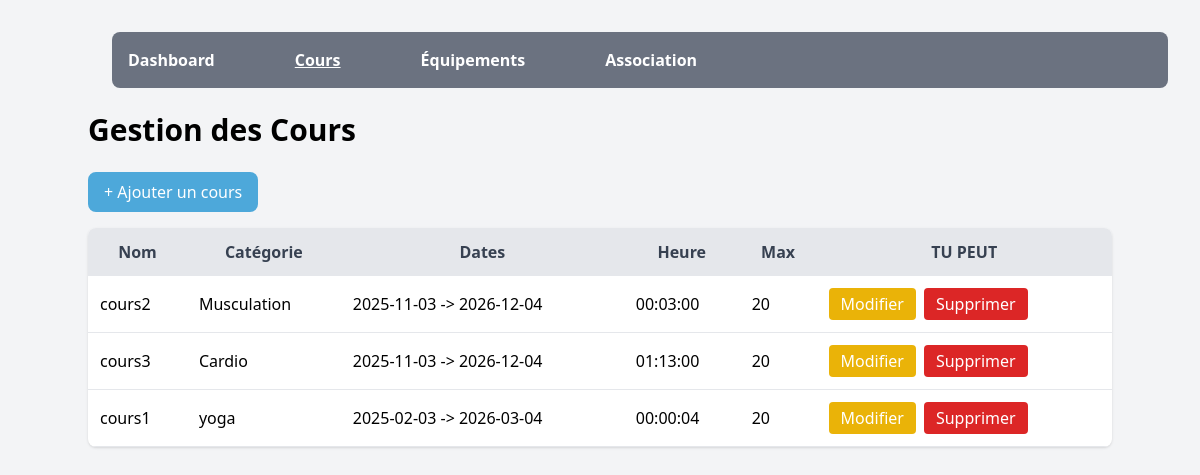
Page /cours.php (signed in) on the committed database.
### tables this page shows
create table cours(
    courId int auto_increment primary key,
    nom varchar(50) not null,
    categorie varchar(60) not null,
    dateDebut date not null,
    dateFin date not null ,
    heure time not null,
    nbmax int not null
);

### cours.php (the view, shortened to what this page needs)
<?php
require_once "connex.php";
$cours = $pdo->query("SELECT * FROM cours ORDER BY dateDebut DESC")->fetchAll(PDO::FETCH_ASSOC);
?>
<!DOCTYPE html>
<html lang="fr">
<head>
  <script src="https://cdn.tailwindcss.com"></script>
</head>
<body class="bg-gray-100 p-8">
    <nav class="bg-gray-500 text-white p-4 ml-20 rounded-lg mb-6">
    <ul class="flex gap-20 font-semibold">
        <li><a href="dashbord.php" class="hover:text-[#4DA8DA]">Dashboard</a></li>
        <li><a href="cours.php" class="hover:text-[#4DA8DA] underline">Cours</a></li>
        <li><a href="equipements.php" class="hover:text-[#4DA8DA]">Équipements</a></li>
        <li><a href="association.php" class="hover:text-[#4DA8DA]">Association</a></li>
    </ul>
   </nav>
  <div class="max-w-5xl mx-auto">
    <h1 class="text-3xl font-bold mb-6">Gestion des Cours</h1>
    <button onclick="document.getElementById('modal-add').classList.remove('hidden')" class="bg-[#4DA8DA] text-white px-4 py-2 rounded-lg mb-4">
        + Ajouter un cours
    </button>
    <div class="bg-white shadow rounded-lg overflow-hidden">
      <table class="w-full border-collapse">
        <thead class="bg-gray-200 text-gray-700">
          <tr>
            <th class="p-3">Nom</th>
            <th class="p-3">Catégorie</th>
            <th class="p-3">Dates</th>
            <th class="p-3">Heure</th>
            <th class="p-3">Max</th>
            <th class="p-3">TU PEUT</th>
          </tr>
        </thead>
        <tbody>
        <?php foreach ($cours as $c): ?>
          <tr class="border-b">
            <td class="p-3"><?= $c['nom'] ?></td>
            <td class="p-3"><?= $c['categorie'] ?></td>
            <td class="p-3"><?= $c['dateDebut'] ?> -> <?= $c['dateFin'] ?></td>
            <td class="p-3"><?= $c['heure'] ?></td>
            <td class="p-3"><?= $c['nbmax'] ?></td>
            <td class="p-3 flex gap-2">
                <button onclick="openEditModal(
                    '<?= $c['courId'] ?>',
                    '<?= $c['nom'] ?>',
                    '<?= $c['categorie'] ?>',
                    '<?= $c['dateDebut'] ?>',
                    '<?= $c['dateFin'] ?>',
                    '<?= $c['heure'] ?>',
                    '<?= $c['nbmax'] ?>'
                )"
                class="bg-yellow-500 text-white px-3 py-1 rounded">
                Modifier
              </button>
              <form method="POST" onsubmit="return confirm('Voulez-vous Supprimer ce cours ?');">
                <button name="delete" class="bg-red-600 text-white px-3 py-1 rounded">
                  Supprimer
                </button>
              </form>
            </td>
          </tr>
        <?php endforeach; ?>
        </tbody>
      </table>
    </div>
  </div>
</body>
</html>

### rows in the picture
cours: nom "cours2", categorie "Musculation", dateDebut "2025-11-03", dateFin "2026-12-04", heure "00:03:00", nbmax "20"
cours: nom "cours3", categorie "Cardio", dateDebut "2025-11-03", dateFin "2026-12-04", heure "01:13:00", nbmax "20"
cours: nom "cours1", categorie "yoga", dateDebut "2025-02-03", dateFin "2026-03-04", heure "00:00:04", nbmax "20"
